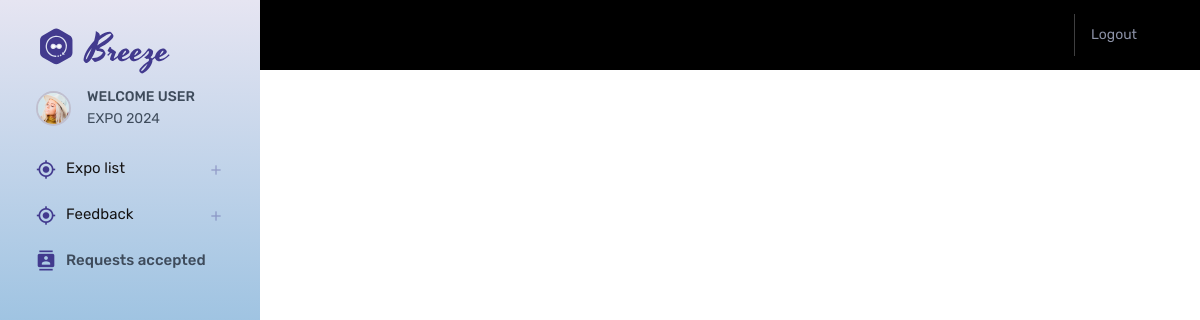
The page /my_tickets (signed in) on the database as committed earlier.
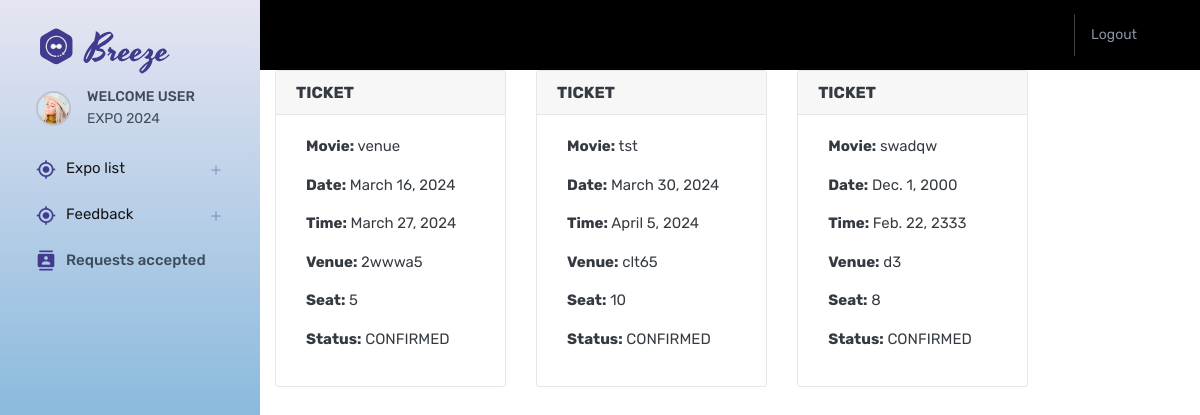
The same page on the database as committed later.
### Expo_app/models.py (models this page shows, shortened)
class BookTickets(models.Model):
    user = models.ForeignKey(users, on_delete=models.CASCADE)
    expo_code = models.ForeignKey(CreateExpo, on_delete=models.CASCADE)
    number_of_tickets = models.IntegerField()
    mobile = models.CharField(max_length=10,default=0000000000)
    status = models.IntegerField(default=0)

class CreateExpo(models.Model):
    venue = models.TextField(max_length=100)
    layout = models.FileField()
    start_date = models.DateField()
    end_date = models.DateField()
    expo_code = models.CharField(max_length=6)

### Expo_app/users_view.py (the view)
# urls.py: path("my_tickets",users_view.my_tickets,name='my_tickets'),
def my_tickets(request):
    u= request.user
    user = users.objects.get(user=u)
    ticket = BookTickets.objects.filter(user=user)
    return render(request,'users/my_ticket.html',{'ticket':ticket})

### templates/users/my_ticket.html (shortened to what this page needs)
{% extends 'visiter_dash.html' %}
{% block content %}
<div class="col-lg-10">
    <div class="row">
        {% for n in ticket %}
        <div class="col-lg-4">
            <div class="card mb-4">
                <div class="card-header">
                    <strong class="card-title">TICKET</strong>
                </div>
                <div class="card-body">
                    <div class="movie-ticket">
                        <div class="ticket-info">
                            <p><strong>Movie:</strong> {{ n.expo_code.venue }}</p>
                            <p><strong>Date:</strong> {{ n.expo_code.start_date }}</p>
                            <p><strong>Time:</strong> {{ n.expo_code.end_date }}</p>
                            <p><strong>Venue:</strong> {{ n.expo_code.expo_code }}</p>
                            <p><strong>Seat:</strong> {{ n.number_of_tickets }}</p>
                            <p><strong>Status:</strong> CONFIRMED</p>
                        </div>
                    </div>
                </div>
            </div>
        </div>
        {% endfor %}
    </div>
</div>
{% endblock %}

Rows that differ between the two databases and show on the page:
added BookTickets: expo_code.venue "venue", expo_code.start_date "March 16, 2024", expo_code.end_date "March 27, 2024", expo_code.expo_code "2wwwa5", number_of_tickets "5"
added BookTickets: expo_code.venue "tst", expo_code.start_date "March 30, 2024", expo_code.end_date "April 5, 2024", expo_code.expo_code "clt65", number_of_tickets "10"
added BookTickets: expo_code.venue "swadqw", expo_code.start_date "Dec. 1, 2000", expo_code.end_date "Feb. 22, 2333", expo_code.expo_code "d3", number_of_tickets "8"
